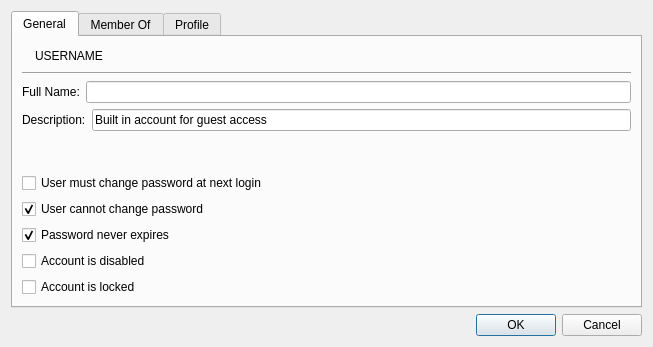
<?xml version="1.0" encoding="UTF-8"?>
<ui version="4.0">
 <class>Dialog</class>
 <widget class="QDialog" name="Dialog">
  <property name="geometry">
   <rect>
    <x>0</x>
    <y>0</y>
    <width>653</width>
    <height>347</height>
   </rect>
  </property>
  <property name="windowTitle">
   <string>Dialog</string>
  </property>
  <layout class="QVBoxLayout" name="verticalLayout_2">
   <item>
    <widget class="QTabWidget" name="tabWidget">
     <property name="currentIndex">
      <number>0</number>
     </property>
     <widget class="QWidget" name="generalTab">
      <attribute name="title">
       <string>General</string>
      </attribute>
      <layout class="QVBoxLayout" name="verticalLayout_3">
       <item>
        <layout class="QVBoxLayout" name="verticalLayout">
         <item>
          <layout class="QHBoxLayout" name="horizontalLayout_3">
           <item>
            <widget class="QLabel" name="label">
             <property name="text">
              <string/>
             </property>
             <property name="pixmap">
              <pixmap resource="../../../../icons/icons.qrc">:/smallGeneral/32x32/1375157214_27814.ico</pixmap>
             </property>
            </widget>
           </item>
           <item>
            <widget class="QLabel" name="userNameLbl">
             <property name="text">
              <string>USERNAME</string>
             </property>
            </widget>
           </item>
           <item>
            <spacer name="horizontalSpacer_2">
             <property name="orientation">
              <enum>Qt::Horizontal</enum>
             </property>
             <property name="sizeHint" stdset="0">
              <size>
               <width>80</width>
               <height>20</height>
              </size>
             </property>
            </spacer>
           </item>
          </layout>
         </item>
         <item>
          <widget class="Line" name="line">
           <property name="orientation">
            <enum>Qt::Horizontal</enum>
           </property>
          </widget>
         </item>
        </layout>
       </item>
       <item>
        <layout class="QHBoxLayout" name="horizontalLayout">
         <item>
          <widget class="QLabel" name="label_3">
           <property name="text">
            <string>Full Name:</string>
           </property>
          </widget>
         </item>
         <item>
          <widget class="QLineEdit" name="lineEdit"/>
         </item>
        </layout>
       </item>
       <item>
        <layout class="QHBoxLayout" name="horizontalLayout_2">
         <item>
          <widget class="QLabel" name="label_4">
           <property name="text">
            <string>Description:</string>
           </property>
          </widget>
         </item>
         <item>
          <widget class="QLineEdit" name="lineEdit_2">
           <property name="text">
            <string>Built in account for guest access</string>
           </property>
          </widget>
         </item>
        </layout>
       </item>
       <item>
        <spacer name="verticalSpacer">
         <property name="orientation">
          <enum>Qt::Vertical</enum>
         </property>
         <property name="sizeHint" stdset="0">
          <size>
           <width>20</width>
           <height>40</height>
          </size>
         </property>
        </spacer>
       </item>
       <item>
        <widget class="QCheckBox" name="usrMustChangePassChkBx">
         <property name="text">
          <string>User must change password at next login</string>
         </property>
        </widget>
       </item>
       <item>
        <widget class="QCheckBox" name="usrCantChgPassChkBx">
         <property name="text">
          <string>User cannot change password</string>
         </property>
         <property name="checked">
          <bool>true</bool>
         </property>
        </widget>
       </item>
       <item>
        <widget class="QCheckBox" name="passwordNeverExpChkBx">
         <property name="text">
          <string>Password never expires</string>
         </property>
         <property name="checked">
          <bool>true</bool>
         </property>
        </widget>
       </item>
       <item>
        <widget class="QCheckBox" name="acctDisabledChkBx">
         <property name="text">
          <string>Account is disabled</string>
         </property>
        </widget>
       </item>
       <item>
        <widget class="QCheckBox" name="acctLockedChkBx">
         <property name="text">
          <string>Account is locked</string>
         </property>
        </widget>
       </item>
      </layout>
     </widget>
     <widget class="QWidget" name="memberTab">
      <attribute name="title">
       <string>Member Of</string>
      </attribute>
      <layout class="QVBoxLayout" name="verticalLayout_4">
       <item>
        <widget class="QTreeWidget" name="memberTreeWidget">
         <property name="alternatingRowColors">
          <bool>true</bool>
         </property>
         <column>
          <property name="text">
           <string>Name</string>
          </property>
         </column>
         <column>
          <property name="text">
           <string>Full Name</string>
          </property>
         </column>
         <column>
          <property name="text">
           <string>Description</string>
          </property>
         </column>
         <item>
          <property name="text">
           <string>Guest</string>
          </property>
          <property name="text">
           <string>Guest Account</string>
          </property>
          <property name="text">
           <string>The default guest account for a visiting user</string>
          </property>
         </item>
        </widget>
       </item>
      </layout>
     </widget>
     <widget class="QWidget" name="profileTab">
      <attribute name="title">
       <string>Profile</string>
      </attribute>
      <layout class="QVBoxLayout" name="verticalLayout_7">
       <item>
        <widget class="QGroupBox" name="groupBox">
         <property name="title">
          <string> User Profile </string>
         </property>
         <layout class="QVBoxLayout" name="verticalLayout_5">
          <item>
           <layout class="QHBoxLayout" name="horizontalLayout_4">
            <item>
             <widget class="QLabel" name="label_2">
              <property name="text">
               <string>Profile path:</string>
              </property>
             </widget>
            </item>
            <item>
             <widget class="QLineEdit" name="profilePathFld"/>
            </item>
            <item>
             <widget class="QToolButton" name="profilePathBtn">
              <property name="text">
               <string>...</string>
              </property>
             </widget>
            </item>
           </layout>
          </item>
          <item>
           <layout class="QHBoxLayout" name="horizontalLayout_5">
            <item>
             <widget class="QLabel" name="label_5">
              <property name="text">
               <string>Logon script:</string>
              </property>
             </widget>
            </item>
            <item>
             <widget class="QLineEdit" name="logonScriptFld"/>
            </item>
            <item>
             <widget class="QToolButton" name="logonScriptBtn">
              <property name="text">
               <string>...</string>
              </property>
             </widget>
            </item>
           </layout>
          </item>
         </layout>
        </widget>
       </item>
       <item>
        <widget class="QGroupBox" name="groupBox_2">
         <property name="title">
          <string> Home Data Folder </string>
         </property>
         <layout class="QVBoxLayout" name="verticalLayout_6">
          <item>
           <layout class="QHBoxLayout" name="horizontalLayout_6">
            <item>
             <widget class="QLineEdit" name="homeFolderFld"/>
            </item>
            <item>
             <widget class="QToolButton" name="toolButton">
              <property name="text">
               <string>...</string>
              </property>
             </widget>
            </item>
           </layout>
          </item>
         </layout>
        </widget>
       </item>
      </layout>
     </widget>
    </widget>
   </item>
   <item>
    <widget class="QDialogButtonBox" name="buttonBox">
     <property name="orientation">
      <enum>Qt::Horizontal</enum>
     </property>
     <property name="standardButtons">
      <set>QDialogButtonBox::Cancel|QDialogButtonBox::Ok</set>
     </property>
    </widget>
   </item>
  </layout>
 </widget>
 <resources>
  <include location="../../../../icons/icons.qrc"/>
 </resources>
 <connections>
  <connection>
   <sender>buttonBox</sender>
   <signal>accepted()</signal>
   <receiver>Dialog</receiver>
   <slot>accept()</slot>
   <hints>
    <hint type="sourcelabel">
     <x>229</x>
     <y>322</y>
    </hint>
    <hint type="destinationlabel">
     <x>157</x>
     <y>274</y>
    </hint>
   </hints>
  </connection>
  <connection>
   <sender>buttonBox</sender>
   <signal>rejected()</signal>
   <receiver>Dialog</receiver>
   <slot>reject()</slot>
   <hints>
    <hint type="sourcelabel">
     <x>297</x>
     <y>328</y>
    </hint>
    <hint type="destinationlabel">
     <x>286</x>
     <y>274</y>
    </hint>
   </hints>
  </connection>
 </connections>
</ui>
